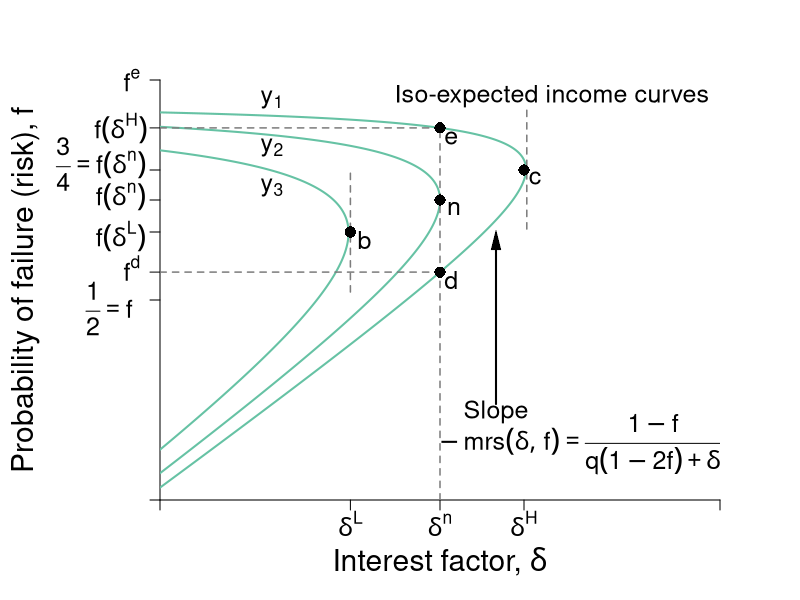

Generate this figure with R:
#Graph Designer: Simon Halliday
#Authors: Bowles, Foley and Halliday
#Title: Coordination, Conflict and Competition: A Text in Microeconomics

library(shape)
pdf(file = "credit/non_contractual_brf_part_a.pdf", width = 8, height = 6)

#Set parameters for graphics
axislabelsize <- 1.8
labelsize <- 1.5
namesize <- 1.8
annotatesize <- 1.5
graphlinewidth <- 2
segmentlinewidth <- 1.5

COL <- c("#7fc97f", "#beaed4", "#fdc086", "#ffff99", "#386cb0", "#f0027f", "#bf5b17", "#666666")
COLA <- c("#e0f3db", "#99d8c9","#66c2a4","#41ae76", "#238b45", "#005824")
COLB <- c("#c6dbef", "#4eb3d3", "#2b8cbe", "#0868ac","#084081")
grays <- gray.colors(25, start = 1, end = 0)

#Edited the margins to cater for the larger LHS labels
par(mar =  c(5, 8, 4, 4))

brfFn <- function(delta, mu = 1) {
  .5 + (delta / (2 * mu)) 
}

isoreturnFn <- function(delta, pi=0.125) {
  1 - (pi)/delta
}


yFn <- function(d1, f1, mu = 1){
  mu*f1*(1 - f1) - d1*(1 - f1)
}

ylow <- function(delta, mu = 1, ybar = 0.03){
  (-sqrt(delta^2 - 2*delta*mu + mu^2 - 4*mu*ybar) + delta + mu)/(2*mu)
}

yhigh <- function(delta, mu = 1, ybar = 0.03){
  (sqrt(delta^2 - 2*delta*mu + mu^2 - 4*mu*ybar) + delta + mu)/(2*mu)
}

xlims <- c(0, 1)
ylims <- c(0, 1.05)

npts <- 501 
d1 <- seq(xlims[1], xlims[2], length.out = npts)
f1 <- seq(ylims[1], ylims[2], length.out = npts) 
a <- c(0.03, 0.0625, 0.11)

plot(0, 0, xlim = xlims, ylim = ylims, type = "n",
     xlab = expression(paste("")),
     ylab = expression(paste("")), 
     xaxt = "n", 
     yaxt = "n", 
     cex.lab = axislabelsize, 
     bty = "n", 
     xaxs="i", 
     yaxs="i"
)


# ticksy <- seq(from = 0, to = ylims[2], by = 0.1)
# ylabels <- seq(from = 0, to = ylims[2], by = 0.1)
# ticksx <- seq(from = 0, to = xlims[2], by = 0.1)
# xlabels <- seq(from = 0, to = xlims[2], by = 0.1)
ticksy <- c(ylims[1], 0.5, ylow(delta = 0.5), brfFn(delta = 0.34), brfFn(delta = 0.5), brfFn(delta = 0.65), yhigh(delta = 0.5), ylims[2])
ylabels <- c(NA, NA, NA, NA,NA,NA, NA, NA)
#ylabels <- c(NA, expression(paste(f == frac(1,2))), expression(paste(f^d)), expression(paste(f*(delta^L) )),  expression(paste(f*(delta^n) == frac(3,4))),expression(paste(f*(delta^H) )), expression(paste(f^e)), NA)
ticksx <- c(xlims[1], 0.34, 0.5, 0.65, xlims[2])
xlabels <- c(NA,  expression(paste(delta^L)), expression(paste(delta^n)), expression(paste(delta^H)), NA)

axis(1, at = ticksx, pos = 0, labels = xlabels, cex.axis = labelsize)
axis(2, at = ticksy, pos = 0, labels = ylabels, las = 1,cex.axis = labelsize)

#ylabels <- c(NA, expression(paste(f == frac(1,2))), expression(paste(f^d)), expression(paste(f*(delta^L) )),  expression(paste(f*(delta^n) == frac(3,4))),expression(paste(f*(delta^H) )), expression(paste(f^e)), NA)
text(-0.0905, 0.48, expression(paste(frac(1,2) == f)), cex = labelsize, xpd =TRUE)
text(-0.05, 0.58, expression(paste(f^d)), cex = labelsize, xpd =TRUE)
text(-0.07, 0.66, expression(paste(f*(delta^L) )), cex = labelsize, xpd =TRUE)
text(-0.07, 0.76, expression(paste(f*(delta^n) )), cex = labelsize, xpd =TRUE)
text(-0.105, 0.84, expression(paste(frac(3,4) == f*(delta^n))), cex = labelsize, xpd =TRUE)
text(-0.07, 0.93, expression(paste(f*(delta^H) )), cex = labelsize, xpd =TRUE)
text(-0.05, 1.05, expression(paste(f^e)), cex = labelsize, xpd =TRUE)

npts <- 503 
xx1 <- seq(xlims[1], xlims[2], length.out = npts)
xx2 <- seq(0, 1, length.out = npts)

#Draw the graphs
#lines(xx1, brfFn(xx1), col = COLA[4], lwd = graphlinewidth)

#Axis labels
mtext(expression(paste("Interest factor, ", delta)), side = 1, line = 3, cex = axislabelsize)
text(-0.24, 0.5*(ylims[2]), expression(paste("Probability of failure (risk), ", f)), xpd = TRUE, cex = axislabelsize, srt = 90) 

#Contour lines
contour(d1, f1,
        outer(d1, f1, yFn),
        drawlabels = FALSE,
        col = COLA[3],
        lwd = graphlinewidth,
        levels = a,
        xaxs="i",
        yaxs="i",
        add = TRUE)

segments(0.5, 0, 0.5, yhigh(delta = 0.5), lty = 2, col = grays[20] , lwd = segmentlinewidth)
segments(0, yhigh(delta = 0.5), 0.5, yhigh(delta = 0.5), lty = 2, col = grays[20] , lwd = segmentlinewidth)
segments(0, ylow(delta = 0.5), 0.5, ylow(delta = 0.5), lty = 2, col = grays[20] , lwd = segmentlinewidth)

segments(0.34, brfFn(delta = 0.34) - 0.15, 0.34, brfFn(delta = 0.34) + 0.15, lty = 2, col = grays[20] , lwd = segmentlinewidth)
segments(0.655, brfFn(delta = 0.655) - 0.15, 0.655, brfFn(delta = 0.655) + 0.15, lty = 2, col = grays[20] , lwd = segmentlinewidth)

#segments(0, brfFn(delta = 0.5), 0.5, brfFn(delta = 0.5), lty = 2, col = "gray" , lwd = segmentlinewidth)

# 
# segments(8, 0, 8,indiffA(x = 8)  , lty = 2, col = "gray" , lwd = segmentlinewidth)
# segments(0, indiffA(x = 8) , 8,indiffA(x = 8)  , lty = 2, col = "gray" , lwd = segmentlinewidth)

text(0.5+ 0.025, brfFn(delta = 0.5) - 0.02, expression(paste(n)), cex = labelsize)
points(0.5, brfFn(delta = 0.5), pch = 16, col = "black", cex = 1.5)
text(0.34+ 0.025, brfFn(delta = 0.34) - 0.02, expression(paste(b)), cex = labelsize)
points(0.34, brfFn(delta = 0.34), pch = 16, col = "black", cex = 1.5)
text(0.65+ 0.02, brfFn(delta = 0.65) - 0.02, expression(paste(c)), cex = labelsize)
points(0.65, brfFn(delta = 0.65), pch = 16, col = "black", cex = 1.5)

text(0.5+ 0.02, ylow(delta = 0.5) - 0.02, expression(paste(d)), cex = labelsize)
points(0.5, ylow(delta = 0.5), pch = 16, col = "black", cex = 1.5)
text(0.5+ 0.02, yhigh(delta = 0.5) - 0.025, expression(paste(e)), cex = labelsize)
points(0.5, yhigh(delta = 0.5), pch = 16, col = "black", cex = 1.5)



text(0.7, 1.01, expression(paste("Iso-expected income curves")), cex = labelsize)
#text(0.3, 1.01, expression(paste(y[1] == y^L)), cex = labelsize)
#text(0.3, 0.88, expression(paste(y[2] == y^{NE})), cex = labelsize)
#text(0.2, 0.75, expression(paste(y[3] == y^H)), cex = labelsize)
text(0.2, 1, expression(paste(y[1])), cex = labelsize)
text(0.2, 0.88, expression(paste(y[2])), cex = labelsize)
text(0.2, 0.78, expression(paste(y[3])), cex = labelsize)
text(0.6, 0.22, expression(Slope), cex = labelsize)
text(0.75, 0.14, expression(paste(-mrs(delta, f) == frac(1 - f, q*(1 - 2*f) + delta))), cex = labelsize)
Arrows(0.6, 0.24, 0.6, 0.65, col = "black", lty = 1, lwd = 2, arr.type = "triangle", arr.lwd = 0.5)

#text(0.85, 0.68, expression(paste("A's Best Response")), cex = labelsize, xpd  = TRUE)
#text(0.85, 0.63, expression(paste("function")), cex = labelsize, xpd  = TRUE)
#text(0.86, 0.55, expression(paste("Slope ", phantom() == frac(1, 2*q))), cex = labelsize, xpd  = TRUE)
#Arrows(0.85, 0.73, 0.85, 0.89, col = "black", lty = 1, lwd = 2, arr.type = "triangle", arr.lwd = 0.5)

dev.off()
